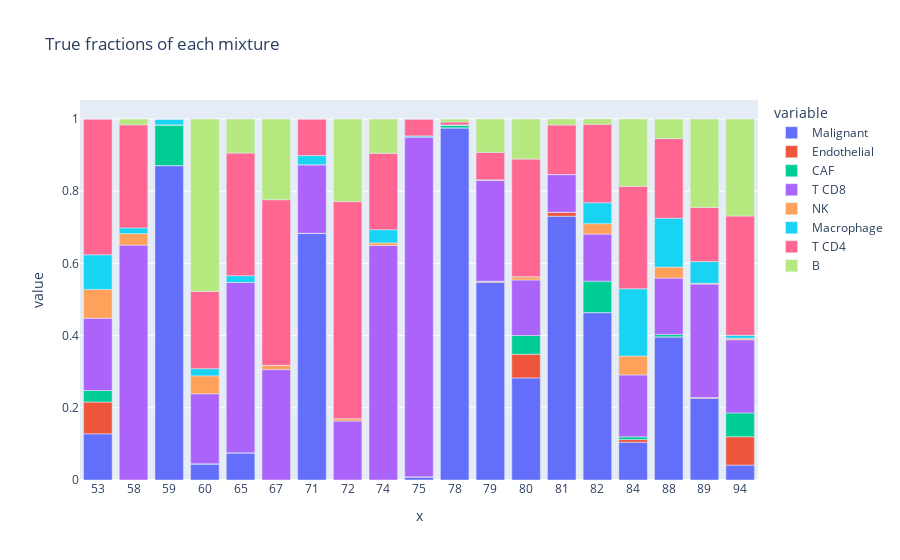

The cell this chart's notebook holds for it:
### Code cell
fig = px.bar(
    fractions_truth,  # .astype(index={"mixture_id": str}),
    x=fractions_truth.index.astype(str),
    y=fractions_truth.columns,
    title="True fractions of each mixture",
)

fig.show()

### Figure 1 — Plotly figure (JSON) as saved in the notebook; plotly's stock layout.template omitted (floating-point values rounded to 4 significant figures)
{"data": [{"alignmentgroup": "True", "hovertemplate": "variable=Malignant<br>x=%{x}<br>value=%{y}<extra></extra>", "legendgroup": "Malignant", "marker": {"color": "#636efa", "pattern": {"shape": ""}}, "name": "Malignant", "offsetgroup": "Malignant", "orientation": "v", "showlegend": true, "textposition": "auto", "type": "bar", "x": ["53", "58", "59", "60", "65", "67", "71", "72", "74", "75", "78", "79", "80", "81", "82", "84", "88", "89", "94"], "xaxis": "x", "y": [0.128, 0, 0.871, 0.0448, 0.0755, 0, 0.6835, 0, 0, 0.0087, 0.9756, 0.5474, 0.2828, 0.7308, 0.4638, 0.1045, 0.3966, 0.2263, 0.0413], "yaxis": "y"}, {"alignmentgroup": "True", "hovertemplate": "variable=Endothelial<br>x=%{x}<br>value=%{y}<extra></extra>", "legendgroup": "Endothelial", "marker": {"color": "#EF553B", "pattern": {"shape": ""}}, "name": "Endothelial", "offsetgroup": "Endothelial", "orientation": "v", "showlegend": true, "textposition": "auto", "type": "bar", "x": ["53", "58", "59", "60", "65", "67", "71", "72", "74", "75", "78", "79", "80", "81", "82", "84", "88", "89", "94"], "xaxis": "x", "y": [0.088, 0, 0, 0, 0, 0, 0, 0, 0, 0, 0, 0.0023, 0.0656, 0.011, 0, 0.0075, 0, 0.0023, 0.0785], "yaxis": "y"}, {"alignmentgroup": "True", "hovertemplate": "variable=CAF<br>x=%{x}<br>value=%{y}<extra></extra>", "legendgroup": "CAF", "marker": {"color": "#00cc96", "pattern": {"shape": ""}}, "name": "CAF", "offsetgroup": "CAF", "orientation": "v", "showlegend": true, "textposition": "auto", "type": "bar", "x": ["53", "58", "59", "60", "65", "67", "71", "72", "74", "75", "78", "79", "80", "81", "82", "84", "88", "89", "94"], "xaxis": "x", "y": [0.032, 0, 0.1129, 0, 0, 0, 0, 0, 0, 0, 0.0081, 0.0012, 0.052, 0, 0.087, 0.0075, 0.0068, 0, 0.0661], "yaxis": "y"}, {"alignmentgroup": "True", "hovertemplate": "variable=T CD8<br>x=%{x}<br>value=%{y}<extra></extra>", "legendgroup": "T CD8", "marker": {"color": "#ab63fa", "pattern": {"shape": ""}}, "name": "T CD8", "offsetgroup": "T CD8", "orientation": "v", "showlegend": true, "textposition": "auto", "type": "bar", "x": ["53", "58", "59", "60", "65", "67", "71", "72", "74", "75", "78", "79", "80", "81", "82", "84", "88", "89", "94"], "xaxis": "x", "y": [0.2, 0.6508, 0, 0.194, 0.4717, 0.3059, 0.1899, 0.1634, 0.6496, 0.9417, 0, 0.2795, 0.1538, 0.1044, 0.1304, 0.1716, 0.1559, 0.3141, 0.2025], "yaxis": "y"}, {"alignmentgroup": "True", "hovertemplate": "variable=NK<br>x=%{x}<br>value=%{y}<extra></extra>", "legendgroup": "NK", "marker": {"color": "#FFA15A", "pattern": {"shape": ""}}, "name": "NK", "offsetgroup": "NK", "orientation": "v", "showlegend": true, "textposition": "auto", "type": "bar", "x": ["53", "58", "59", "60", "65", "67", "71", "72", "74", "75", "78", "79", "80", "81", "82", "84", "88", "89", "94"], "xaxis": "x", "y": [0.08, 0.0317, 0, 0.0498, 0, 0.0118, 0, 0.0065, 0.0073, 0, 0, 0.0012, 0.009, 0, 0.029, 0.0522, 0.0305, 0.0023, 0.0041], "yaxis": "y"}, {"alignmentgroup": "True", "hovertemplate": "variable=Macrophage<br>x=%{x}<br>value=%{y}<extra></extra>", "legendgroup": "Macrophage", "marker": {"color": "#19d3f3", "pattern": {"shape": ""}}, "name": "Macrophage", "offsetgroup": "Macrophage", "orientation": "v", "showlegend": true, "textposition": "auto", "type": "bar", "x": ["53", "58", "59", "60", "65", "67", "71", "72", "74", "75", "78", "79", "80", "81", "82", "84", "88", "89", "94"], "xaxis": "x", "y": [0.096, 0.0159, 0.0161, 0.0199, 0.0189, 0, 0.0253, 0, 0.0365, 0.0029, 0, 0, 0, 0, 0.058, 0.1866, 0.1356, 0.06, 0.0083], "yaxis": "y"}, {"alignmentgroup": "True", "hovertemplate": "variable=T CD4<br>x=%{x}<br>value=%{y}<extra></extra>", "legendgroup": "T CD4", "marker": {"color": "#FF6692", "pattern": {"shape": ""}}, "name": "T CD4", "offsetgroup": "T CD4", "orientation": "v", "showlegend": true, "textposition": "auto", "type": "bar", "x": ["53", "58", "59", "60", "65", "67", "71", "72", "74", "75", "78", "79", "80", "81", "82", "84", "88", "89", "94"], "xaxis": "x", "y": [0.376, 0.2857, 0, 0.2139, 0.3396, 0.4588, 0.1013, 0.6013, 0.2117, 0.0466, 0.0081, 0.076, 0.3258, 0.1374, 0.2174, 0.2836, 0.2203, 0.1501, 0.3306], "yaxis": "y"}, {"alignmentgroup": "True", "hovertemplate": "variable=B<br>x=%{x}<br>value=%{y}<extra></extra>", "legendgroup": "B", "marker": {"color": "#B6E880", "pattern": {"shape": ""}}, "name": "B", "offsetgroup": "B", "orientation": "v", "showlegend": true, "textposition": "auto", "type": "bar", "x": ["53", "58", "59", "60", "65", "67", "71", "72", "74", "75", "78", "79", "80", "81", "82", "84", "88", "89", "94"], "xaxis": "x", "y": [0, 0.0159, 0, 0.4776, 0.0943, 0.2235, 0, 0.2288, 0.0949, 0, 0.0081, 0.0924, 0.1109, 0.0165, 0.0145, 0.1866, 0.0542, 0.2448, 0.2686], "yaxis": "y"}], "layout": {"autosize": true, "barmode": "relative", "legend": {"title": {"text": "variable"}, "tracegroupgap": 0}, "title": {"text": "True fractions of each mixture"}, "xaxis": {"anchor": "y", "autorange": true, "domain": [0, 1], "range": [-0.5, 18.5], "title": {"text": "x"}, "type": "category"}, "yaxis": {"anchor": "x", "autorange": true, "domain": [0, 1], "range": [0, 1.053], "title": {"text": "value"}, "type": "linear"}}}
